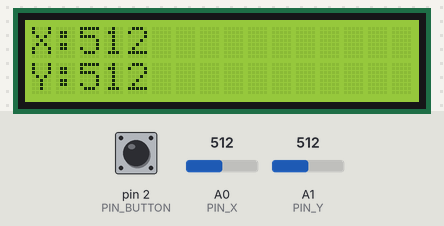
This sketch was run on a simulated Arduino Nano, built with avr-gcc and run on an emulated ATmega328P. On the bench: 16×2 character LCD. Inputs (shaded band) come from the test bench; at power-on: pin 2 (PIN_BUTTON) HIGH, A0 (PIN_X) = 512, A1 (PIN_Y) = 512. What the sketch prints to the serial monitor is not drawn.

Above: at 2.2 s.
2.3 s: pin 2 (PIN_BUTTON) pulled LOW for 0.15 s
At 2.49 s:
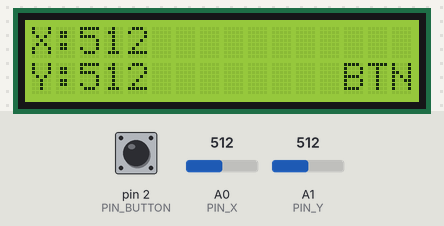
4.0 s: A0 (PIN_X) set to 716
At 5.3 s:
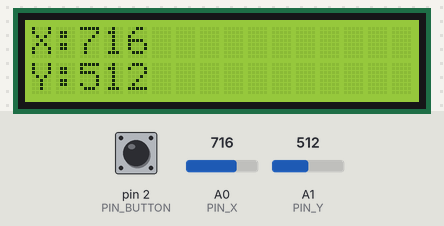
5.6 s: A1 (PIN_Y) set to 716
At 6.4 s:
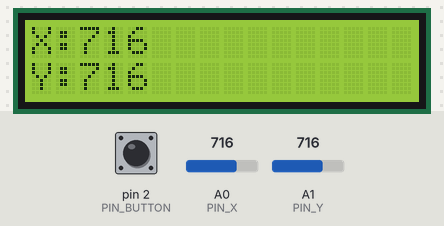
7.1 s: pin 2 (PIN_BUTTON) pulled LOW for 1 s
At 8.0 s:
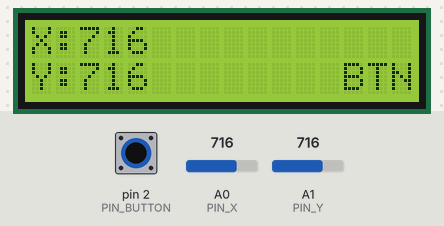
9.6 s: A0 (PIN_X) set to 900
At 10.4 s:
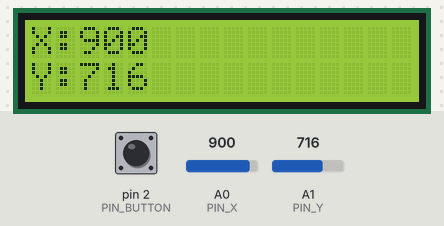
11.1 s: A1 (PIN_Y) set to 900
At 12.5 s:
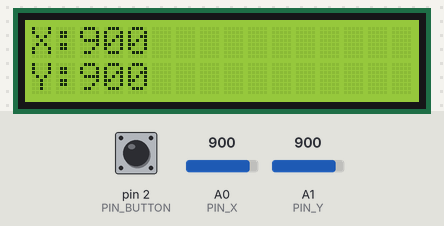
Timing chart, 0 to 13.6 s (numbered marks = the images above; inputs shaded):
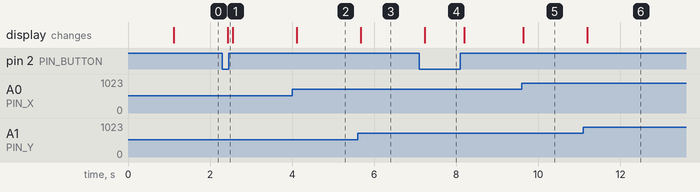

Measured:
- after the input at 2.3 s, the display: changes after 0.13 s (image 1)
- after the input at 4.0 s, the display: changes after 0.11 s (image 2)
- after the input at 5.6 s, the display: changes after 0.07 s (image 3)
- after the input at 7.1 s, the display: changes after 0.13 s (image 4)
- after the input at 9.6 s, the display: changes at once (image 5)
- after the input at 11.1 s, the display: changes after 0.09 s (image 6)

The sketch:

joystick_tester.ino
```cpp
/*
  ============================================================
  Analog Joystick Tester for Arduino
  ============================================================
  Display: LCD 16x2 via I2C adapter (address is usually 0x27 or 0x3F)
  Library: "LiquidCrystal I2C" (by Frank de Brabander) —
           install via Library Manager in Arduino IDE.

  Wiring (standard KY-023 type module):
    VRx (X)        -> A0
    VRy (Y)        -> A1
    SW  (button)   -> D2   (if the module has no button — set HAS_BUTTON = false)
    +5V            -> 5V
    GND            -> GND

  LCD I2C (on Nano):
    SDA -> A4
    SCL -> A5
    VCC -> 5V
    GND -> GND

  HOW TO USE:
    1) Find the ADC range of your specific joystick model in the datasheet
       or online (usually 0-1023, but center and edges vary by board).
       If unknown, set SHOW_RAW_VALUES = true, upload the code,
       move the joystick in all directions, and note the min/center/max
       values displayed on the screen (or Serial Monitor).
    2) Enter those values into X_MIN/X_CENTER/X_MAX and
       Y_MIN/Y_CENTER/Y_MAX.
    3) Set SHOW_RAW_VALUES = false — the screen will show
       normalized values (range OUT_MIN..OUT_MAX) taking into account
       calibration, axis inversion, and the deadzone.
*/

#include <Wire.h>
#include <LiquidCrystal_I2C.h>

// ================================================================
//                 SETTINGS FOR YOUR JOYSTICK MODEL
// ================================================================

// ---- Pin connections ----
const uint8_t PIN_X = A0;
const uint8_t PIN_Y = A1;
const uint8_t PIN_BUTTON = 2;

// ---- Does the joystick have a button? ----
const bool HAS_BUTTON = true;

// ---- Button logic:
//      true  = pulls to GND when pressed (requires INPUT_PULLUP,
//              standard for most modules)
//      false = outputs HIGH when pressed ----
const bool BUTTON_ACTIVE_LOW = true;

// ---- Calibration of the specific model's ADC (see instructions above) ----
int X_MIN = 0;
int X_CENTER = 512;
int X_MAX = 1023;

int Y_MIN = 0;
int Y_CENTER = 512;
int Y_MAX = 1023;

// ---- Axis inversion (some modules are physically rotated) ----
const bool INVERT_X = false;
const bool INVERT_Y = false;

// ---- Range of output values on the screen in processed mode ----
const int OUT_MIN = -100;
const int OUT_MAX = 100;

// ---- Center deadzone, in ADC units (to prevent potentiometer drift) ----
const int DEADZONE = 15;

// ---- Screen mode:
//      true  — raw ADC values (useful for calibration)
//      false — processed values (calibrated/inverted/deadzone applied) ----
const bool SHOW_RAW_VALUES = true;

// ---- LCD I2C address (usually 0x27 or 0x3F) ----
const uint8_t LCD_ADDRESS = 0x27;

// ---- Duplicate output to Serial Monitor (9600 baud) ----
const bool ENABLE_SERIAL_DEBUG = true;

// ---- Screen update interval, ms ----
const unsigned long UPDATE_INTERVAL = 120;

// ================================================================
//                          END OF SETTINGS
// ================================================================

LiquidCrystal_I2C lcd(LCD_ADDRESS, 16, 2);
unsigned long lastUpdate = 0;

int processAxis(int raw, int minV, int centerV, int maxV, bool invert) {
  int value;
  if (raw <= centerV) {
    value = map(raw, minV, centerV, OUT_MIN, 0);
  } else {
    value = map(raw, centerV, maxV, 0, OUT_MAX);
  }
  value = constrain(value, OUT_MIN, OUT_MAX);
  return invert ? -value : value;
}

void setup() {
  if (ENABLE_SERIAL_DEBUG) Serial.begin(9600);

  lcd.init();
  lcd.backlight();
  if (HAS_BUTTON) {
    pinMode(PIN_BUTTON, BUTTON_ACTIVE_LOW ? INPUT_PULLUP : INPUT);
  }

  lcd.setCursor(0, 0);
  lcd.print("Joystick Test");
  delay(1000);
  lcd.clear();
}

void loop() {
  if (millis() - lastUpdate < UPDATE_INTERVAL) return;
  lastUpdate = millis();

  int rawX = analogRead(PIN_X);
  int rawY = analogRead(PIN_Y);

  bool pressed = false;
  if (HAS_BUTTON) {
    int state = digitalRead(PIN_BUTTON);
    pressed = BUTTON_ACTIVE_LOW ? (state == LOW) : (state == HIGH);
  }

  int xOut, yOut;
  if (SHOW_RAW_VALUES) {
    xOut = rawX;
    yOut = rawY;
  } else {
    int adjX = (abs(rawX - X_CENTER) < DEADZONE) ? X_CENTER : rawX;
    int adjY = (abs(rawY - Y_CENTER) < DEADZONE) ? Y_CENTER : rawY;
    xOut = processAxis(adjX, X_MIN, X_CENTER, X_MAX, INVERT_X);
    yOut = processAxis(adjY, Y_MIN, Y_CENTER, Y_MAX, INVERT_Y);
  }

  char valStr[8];
  char line[17];

  // Top row — X
  itoa(xOut, valStr, 10);
  snprintf(line, sizeof(line), "X:%-14s", valStr);
  lcd.setCursor(0, 0);
  lcd.print(line);

  // Bottom row — Y + button indicator on the right
  itoa(yOut, valStr, 10);
  snprintf(line, sizeof(line), "Y:%-10s%4s", valStr, pressed ? "BTN" : "");
  lcd.setCursor(0, 1);
  lcd.print(line);

  if (ENABLE_SERIAL_DEBUG) {
    Serial.print("X_raw="); Serial.print(rawX);
    Serial.print(" Y_raw="); Serial.print(rawY);
    Serial.print(" X_out="); Serial.print(xOut);
    Serial.print(" Y_out="); Serial.print(yOut);
    Serial.print(" BTN="); Serial.println(pressed ? "1" : "0");
  }
}
```
